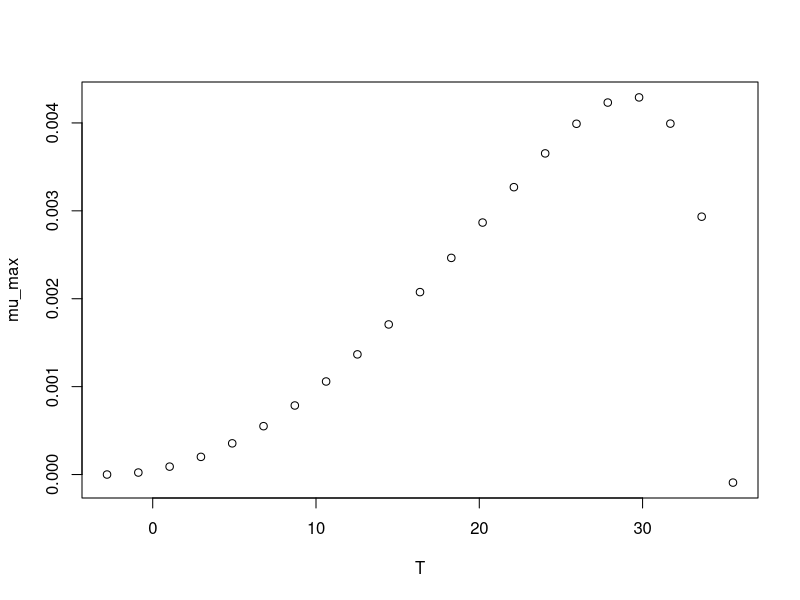

Reproduce this figure in R.
#############################
# start of Parameter script
#############################
T <- seq(-2.7972027972028,35.5355,length.out=21)
#############################
# end of Parameter script
#############################
############################# 
# start of Model script Gropin ID 390 
#############################
 
# constant coefficients for this model
 
variables <- data.frame(T)
argumentsPar <- expand.grid(variables)
 
# heart of the model
response_surface <- function(T) {
   mumax <-(4.3*(10^-3)*(T-35.5)*((T+2.8)^2))/((29.3+2.8)*((29.3+2.8)*(T-29.3)-(29.3-35.5)*(29.3-2.8-2*T)))

return(mumax=mumax)
} 

# output parameters
mumax <- cbind(argumentsPar,response_surface(argumentsPar['T']))
colnames(mumax) <- c(colnames(argumentsPar),'mumax')
#############################
# End of Model script
#############################
############################# 
# start of Visualisation script Gropin ID 390 
#############################
plot(T,mumax$mumax,
                          xlab='T',
                          ylab='mu_max')
#############################
# End of Visualisation script
#############################
